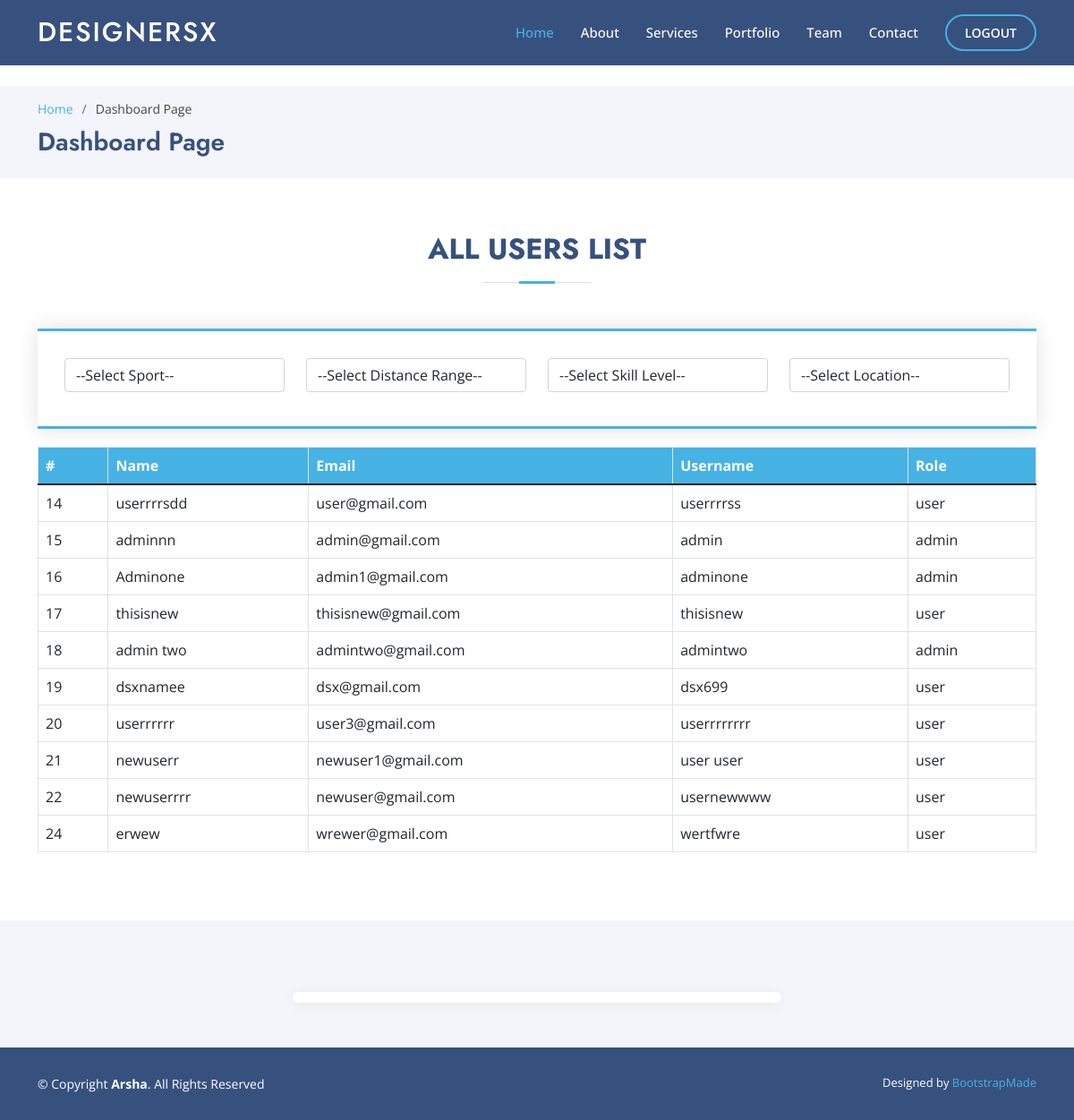
/dashboard.php (signed in), run on the app's committed database.
### tables this page shows
CREATE TABLE `users` (
  `id` int NOT NULL,
  `name` varchar(255) NOT NULL,
  `email` varchar(255) NOT NULL,
  `profile_pic` varchar(255) DEFAULT NULL,
  `username` varchar(255) NOT NULL,
  `password` varchar(255) NOT NULL,
  `role` varchar(255) NOT NULL,
  `status` tinyint(1) DEFAULT '0'
);

### dashboard.php (the view, shortened to what this page needs)
<?php include 'includes/userdash_header.php'; ?>
  <main id="main">
    <section id="breadcrumbs" class="breadcrumbs">
      <div class="container">
        <ol>
          <li><a href="index.php">Home</a></li>
          <li>Dashboard Page</li>
        </ol>
        <h2>Dashboard Page</h2>
      </div>
    </section>
    <section class="inner-page form-section dashboard">
      <div class="container">
	  <div class="section-title">
          <h2>All Users List</h2>
        </div>
		<div class="row">
          <div class="col-lg-12 mt-5 mt-lg-0 d-flex align-items-stretch">
			<form action="#" method="post" role="form" class="flip-form">
              <div class="row">
                <div class="form-group col-md-3">
                  <select class="form-control" id="name" name="" required>
					<option value="" selected>--Select Sport--</option>
				  </select>
                </div>
                <div class="form-group col-md-3">
                  <select class="form-control" id="name" name="" required>
					<option value="" selected>--Select Distance Range--</option>
				  </select>
                </div>
				<div class="form-group col-md-3">
                  <select class="form-control" id="name" name="" required>
					<option value="" selected>--Select Skill Level--</option>
				  </select>
                </div>
				<div class="form-group col-md-3">
                  <select class="form-control" id="name" name="" required>
					<option value="" selected>--Select Location--</option>
				  </select>
                </div>
              </div>
            </form>
		  </div>
          <div class="col-lg-12 mt-5 mt-lg-0 d-flex align-items-stretch">
            <table class="table table-bordered">
			  <thead class="thead-dark">
				<tr>
				  <th scope="col">#</th>
				  <th scope="col">Name</th>
				  <th scope="col">Email</th>
				  <th scope="col">Username</th>
				  <th scope="col">Role</th>
				</tr>
			  </thead>
				<?php
        include_once("includes/config.php");
       $sql = "SELECT * FROM `users`";
       $result= mysqli_query($conn,$sql) or die(" query die");
        while($row = mysqli_fetch_assoc($result)) {
            echo "<tr>";
            echo "<td>".$row['id']. "</td>";
			      echo "<td>".$row['name']. "</td>";
		      	echo "<td>".$row['email']. "</td>";
            echo "<td>".$row['username']. "</td>";
			echo "<td>".$row['role']. "</td>";
        }
		?>
			</table>
          </div>
        </div>
      </div>
    </section>
  </main>
<?php include 'includes/dashFooter.php'; ?>

### includes/userdash_header.php (shortened to what this page needs)
<!DOCTYPE html>
<html lang="en">
<head>
  <link href="assets/vendor/aos/aos.css" rel="stylesheet">
  <link href="assets/vendor/bootstrap/css/bootstrap.min.css" rel="stylesheet">
  <link href="assets/vendor/bootstrap-icons/bootstrap-icons.css" rel="stylesheet">
  <link href="assets/vendor/boxicons/css/boxicons.min.css" rel="stylesheet">
  <link href="assets/vendor/glightbox/css/glightbox.min.css" rel="stylesheet">
  <link href="assets/vendor/remixicon/remixicon.css" rel="stylesheet">
  <link href="assets/vendor/swiper/swiper-bundle.min.css" rel="stylesheet">
  <link href="assets/css/style.css" rel="stylesheet">
</head>
  <header id="header" class="fixed-top ">
    <div class="container d-flex align-items-center">
      <h1 class="logo me-auto"><a href="index.php">DesignersX</a></h1>
      <nav id="navbar" class="navbar">
        <ul>
          <li><a class="nav-link scrollto active" href="#hero">Home</a></li>
          <li><a class="nav-link scrollto" href="#about">About</a></li>
          <li><a class="nav-link scrollto" href="#services">Services</a></li>
          <li><a class="nav-link   scrollto" href="#portfolio">Portfolio</a></li>
          <li><a class="nav-link scrollto" href="#team">Team</a></li>
          <li><a class="nav-link scrollto" href="#contact">Contact</a></li>
          <?php
          if(isset($_SESSION['username'])) { ?>
          <li><a class="getstarted scrollto" href="logout.php">LOGOUT</a></li>
          <?php }else{ ?>
            <li><a class="getstarted scrollto" href="signin.php">SIGNIN </a></li>
  <?php  }?>
        </ul>
      </nav>
    </div>
  </header>

### includes/dashFooter.php (shortened to what this page needs)
  <footer id="footer">
    <div class="footer-newsletter">
      <div class="container">
        <div class="row justify-content-center">
          <div class="col-lg-6">
            <form action="" method="post">
            </form>
          </div>
        </div>
      </div>
    </div>
    <div class="container footer-bottom clearfix">
      <div class="copyright">
        &copy; Copyright <strong><span>Arsha</span></strong>. All Rights Reserved
      </div>
      <div class="credits">
        Designed by <a href="index.php">BootstrapMade</a>
      </div>
    </div>
  </footer>
</body>
</html>

### assets/css/style.css (style rules this page uses)
a { color: #47b2e4; text-decoration: none; }
h1, h2, h3, h4, h5, h6 { font-family: "Jost", sans-serif; }
#header { transition: all 0.5s; z-index: 997; padding: 15px 0; }
#header .logo { font-size: 30px; margin: 0; padding: 0; line-height: 1; font-weight: 500; letter-spacing: 2px; text-transform: uppercase; }
#header .logo a { color: #fff; }
.navbar { padding: 0; }
.navbar ul { margin: 0; padding: 0; display: flex; list-style: none; align-items: center; }
.navbar li { position: relative; }
.navbar a, .navbar a:focus { display: flex; align-items: center; justify-content: space-between; padding: 10px 0 10px 30px; font-size: 15px; font-weight: 500; color: #fff; white-space: nowrap; transition: 0.3s; }
.navbar a:hover, .navbar .active, .navbar .active:focus, .navbar li:hover > a { color: #47b2e4; }
.navbar .getstarted, .navbar .getstarted:focus { padding: 8px 20px; margin-left: 30px; border-radius: 50px; color: #fff; font-size: 14px; border: 2px solid #47b2e4; font-weight: 600; }
section { padding: 60px 0; overflow: hidden; }
.section-title { text-align: center; padding-bottom: 30px; }
.section-title h2 { font-size: 32px; font-weight: bold; text-transform: uppercase; margin-bottom: 20px; padding-bottom: 20px; position: relative; color: #37517e; }
.section-title h2::before { content: ""; position: absolute; display: block; width: 120px; height: 1px; background: #ddd; bottom: 1px; left: calc(50% - 60px); }
.section-title h2::after { content: ""; position: absolute; display: block; width: 40px; height: 3px; background: #47b2e4; bottom: 0; left: calc(50% - 20px); }
.inner-page table .thead-dark { background-color: #47b2e4; color : #fff; }
.dashboard .flip-form { margin-bottom:30px; }
.dashboard .flip-form .form-group { margin-bottom: 0 !important; }
.form-section .flip-form { width: 100%; border-top: 3px solid #47b2e4; border-bottom: 3px solid #47b2e4; padding: 30px; background: #fff; box-shadow: 0 0 24px 0 rgba(0, 0, 0, 0.12); margin-bottom:20px; }
.form-section .flip-form .form-group { padding-bottom: 8px; }
.form-section .flip-form .form-group { margin-bottom: 20px; }
.breadcrumbs { padding: 15px 0; background: #f3f5fa; min-height: 40px; margin-top: 72px; }
.breadcrumbs h2 { font-size: 28px; font-weight: 600; color: #37517e; }
.breadcrumbs ol { display: flex; flex-wrap: wrap; list-style: none; padding: 0 0 10px 0; margin: 0; font-size: 14px; }
.breadcrumbs ol li + li { padding-left: 10px; }
.breadcrumbs ol li + li::before { display: inline-block; padding-right: 10px; color: #4668a2; content: "/"; }
#footer { font-size: 14px; background: #37517e; }
#footer .footer-newsletter { padding: 50px 0; background: #f3f5fa; text-align: center; font-size: 15px; color: #444444; }
#footer .footer-newsletter form { margin-top: 30px; background: #fff; padding: 6px 10px; position: relative; border-radius: 50px; box-shadow: 0px 2px 15px rgba(0, 0, 0, 0.06); text-align: left; }
#footer .footer-bottom { padding-top: 30px; padding-bottom: 30px; color: #fff; }
#footer .copyright { float: left; }
#footer .credits { float: right; font-size: 13px; }
#footer .credits a { transition: 0.3s; }

### includes/userdash_header.php (style rules this page uses)
#header { transition: all 0.5s; z-index: 997; padding: 15px 0; background-color: #37517e; }

### data on the page
users: id "14", name "userrrrsdd", email "user@gmail.com", username "userrrrss", role "user"
users: id "15", name "adminnn", email "admin@gmail.com", username "admin", role "admin"
users: id "16", name "Adminone", email "admin1@gmail.com", username "adminone", role "admin"
users: id "17", name "thisisnew", email "thisisnew@gmail.com", username "thisisnew", role "user"
users: id "18", name "admin two", email "admintwo@gmail.com", username "admintwo", role "admin"
users: id "19", name "dsxnamee", email "dsx@gmail.com", username "dsx699", role "user"
users: id "20", name "userrrrrr", email "user3@gmail.com", username "userrrrrrrr", role "user"
users: id "21", name "newuserr", email "newuser1@gmail.com", username "user user", role "user"
users: id "22", name "newuserrrr", email "newuser@gmail.com", username "usernewwww", role "user"
users: id "24", name "erwew", email "wrewer@gmail.com", username "wertfwre", role "user"
